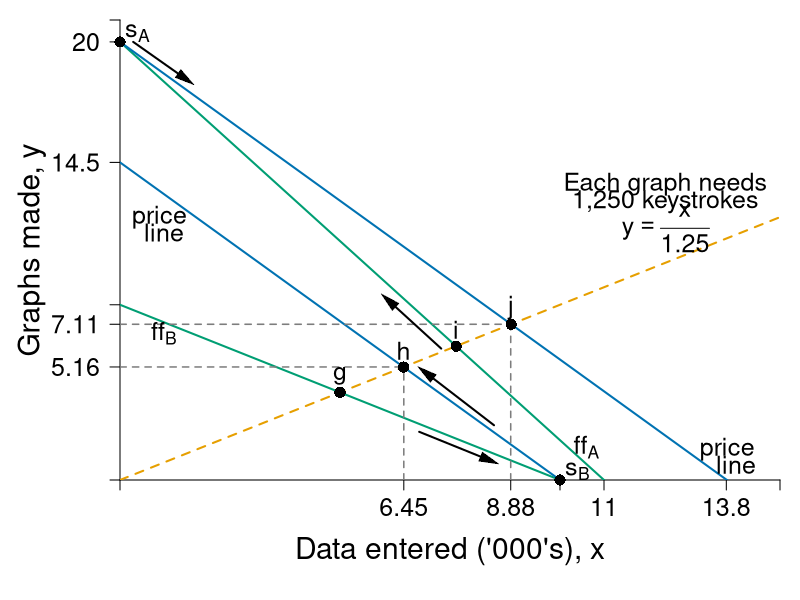

Reproduce this figure in R.
#Graph Designer: Simon Halliday + Scott Cohn
#Authors: Bowles and Halliday
#Title: Coordination, Conflict and Competition: A Text in Microeconomics

require(shape)
pdf(file = "specprodexch/data_entered.pdf", width = 8, height = 8)

#Set parameters for graphics
pointsize <- 1.8
axislabelsize <- 1.8
labelsize <- 1.5
namesize <- 1.8
annotatesize <- 1.5
graphlinewidth <- 2
segmentlinewidth <- 1.5

COL <- c("#7fc97f", "#beaed4", "#fdc086", "#ffff99", "#386cb0", "#f0027f", "#bf5b17", "#666666")
COLA <- c("#e0f3db", "#99d8c9","#66c2a4","#41ae76", "#238b45", "#005824")
COLB <- c("#4eb3d3", "#2b8cbe", "#0868ac","#084081")
grays <- gray.colors(25, start = 1, end = 0)
CBCols <- c("#009E73","#0072B2","#E69F00","#CC79A7", "#F0E442")


ffA <- function(x, yintA = 20, sA = 20/11) {
        yintA - sA*x
}

ffB <- function(x, yintB = 8, sB = 8/10) {
        yintB - sB*x
}

exchange <- function(x, slope = 1/1.25) {
        slope*x
}

priceA <- function(x, pintA = 20, psA = 1.45) {
        pintA - psA*x
}

priceB <- function(x, pintB = 14.5, psB = 1.45) {
        pintB - psB*x
}

#Edited the margins to cater for the larger LHS labels
par(mar =  c(6, 6, 1, 1))

xlims <- c(0, 15)
ylims <- c(0, 21)

npts <- 501 
x <- seq(xlims[1], xlims[2], length.out = npts)
y <- seq(ylims[1], ylims[2], length.out = npts) 
a <- c(3.25, 5.25, 7.25)

plot(0, 0, xlim = xlims, ylim = ylims, type = "n",
     xlab = expression(paste("")),
     ylab = expression(paste("")), 
     xaxt = "n", 
     yaxt = "n", 
     cex.lab = axislabelsize, 
     bty = "n", 
     xaxs="i", 
     yaxs="i"
)


ticksy <- c(ylims[1], 5.16, 7.11, 8, 14.5, 20, ylims[2])
ylabels <- c(NA, 5.16, 7.11, 8, 14.5, 20, NA)
ticksx <- c(xlims[1], 6.45, 8.88, 10, 11, 13.78, xlims[2])
xlabels <-  c(NA, 6.45, 8.88, 10, 11, 13.8, NA)

axis(1, at = ticksx, pos = 0, labels = xlabels, cex.axis = labelsize)
axis(2, at = ticksy, pos = 0, labels = ylabels, las = 1, cex.axis = labelsize)

npts <- 500 
xx1 <- seq(xlims[1], xlims[2], length.out = npts)

#Draw the graphs
lines(xx1, ffA(xx1), col = CBCols[1], lwd = graphlinewidth)
lines(xx1, ffB(xx1), col =CBCols[1], lwd = graphlinewidth)
lines(xx1, exchange(xx1), lty = 2, col = CBCols[3], lwd = graphlinewidth)
lines(xx1, priceA(xx1), col = CBCols[2], lwd = graphlinewidth)
lines(xx1, priceB(xx1), col = CBCols[2], lwd = graphlinewidth)


#Segments for new points
segments(0, 5.16, 6.45, 5.16, lty = 2, col = grays[20],  lwd = segmentlinewidth)
segments(6.45, 0, 6.45, 5.16, lty = 2, col = grays[20],  lwd = segmentlinewidth)
segments(0, 7.11, 8.88, 7.11, lty = 2, col = grays[20],  lwd = segmentlinewidth)
segments(8.88, 0, 8.88, 7.11, lty = 2, col = grays[20],  lwd = segmentlinewidth)


#Label Points
xpts <- c(5, 6.444444444, 7.638888889, 8.888888889)
ypts <- xpts/1.25
yadj1 <- 0.5
yadj2 <- -0.5

points(xpts, ypts, pch = 16, col = "black", cex = 1.5)
ptlabels <- c("g", "h", "i", "j")
text(xpts, ypts + 1.5* yadj1, ptlabels, cex = labelsize)

#Axis labels
mtext(expression(paste("Data entered ('000's), ", x)), side = 1, line = 3.5, cex = axislabelsize)
text(-2, 0.5*ylims[2], expression(paste("Graphs made, ", y)), xpd = TRUE, cex = axislabelsize, srt = 90) 


#Label the curves
text(13.8, 1.4, expression(paste("price")), cex = labelsize)
text(14, 0.7, expression(paste("line")), cex = labelsize)
text(10.6, 1.5, expression(ff[A]), cex = labelsize)

text(0.9, 12, expression(paste("price")), cex = labelsize)
text(1, 11.3, expression(paste("line")), cex = labelsize)
text(1, 6.7, expression(ff[B]), cex = labelsize)


Arrows(xpts[1]+1.8, ypts[1] - 1.8, 10 - 1.6, 0 + 0.9, col = "black", lty = 1, lwd = 2, arr.type = "triangle", arr.lwd = 0.5)
Arrows(8.5, 0 + 2.5, xpts[2] + 0.5, ypts[2] - 0.25, col = "black", lty = 1, lwd = 2, arr.type = "triangle", arr.lwd = 0.5)
text(10 + 0.4, 0.4, expression(s[B]), cex = labelsize)
points(10, 0,pch = 16, col = "black", cex = 1.5, xpd = TRUE)

Arrows(7.3, 6, 6.1, 8.2, col = "black", lty = 1, lwd = 2, arr.type = "triangle", arr.lwd = 0.5)


#Arrows(1.5, 16.8, 0 + 0.3, 20 - 1, col = "black", lty = 1, lwd = 2, arr.type = "triangle", arr.lwd = 0.5)
Arrows(0 + 0.3, 20, 1.5, 16.8 + 1.5, col = "black", lty = 1, lwd = 2, arr.type = "triangle", arr.lwd = 0.5)

text(0 + 0.4, 20 + 0.4, expression(s[A]), cex = labelsize)
points(0, 20,pch = 16, col = "black", cex = 1.5, xpd = TRUE)


text(12.4, 13.5, expression(paste("Each graph needs")), cex = labelsize)
text(12.4, 12.7, expression(paste("1,250 keystrokes")), cex = labelsize)
text(12.4, 11.5, expression(paste(y == frac(x, 1.25) )), cex = labelsize)

dev.off()
